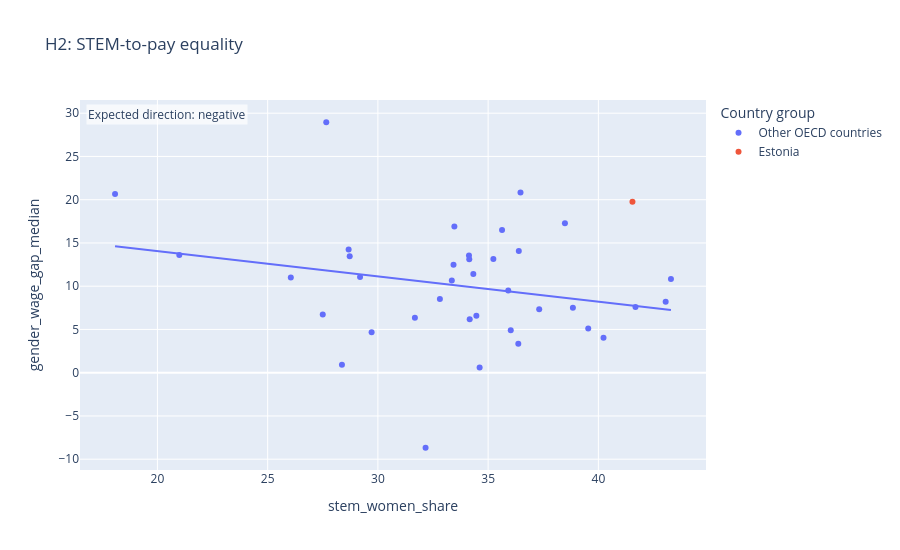

This figure's notebook cell:
### Markdown cell above
### H2 — STEM-to-pay equality

### Code cell
h2 = hypothesis_plan[hypothesis_plan["hypothesis_id"] == "H2"].iloc[0]

plot_hypothesis_scatter(df_main, h2)
show_hypothesis_result(hypothesis_test_results_rounded, "H2")

### Figure 1 — Plotly figure (JSON) as saved in the notebook; plotly's stock layout.template omitted (floating-point values rounded to 4 significant figures)
{"data": [{"hovertemplate": "<b>%{hovertext}</b><br><br>Country group=Other OECD countries<br>stem_women_share=%{x}<br>gender_wage_gap_median=%{y}<extra></extra>", "hovertext": ["AUS", "AUT", "BEL", "CAN", "CHE", "CHL", "COL", "CRI", "CZE", "DEU", "DNK", "ESP", "FIN", "FRA", "GBR", "GRC", "HUN", "IRL", "ISL", "ISR", "ITA", "JPN", "KOR", "LTU", "LUX", "LVA", "MEX", "NLD", "NOR", "NZL", "POL", "PRT", "SVK", "SVN", "SWE", "TUR", "USA"], "legendgroup": "Other OECD countries", "marker": {"color": "#636efa", "symbol": "circle"}, "mode": "markers", "name": "Other OECD countries", "orientation": "v", "showlegend": true, "type": "scatter", "x": [33.35, 29.19, 28.37, 35.63, 26.05, 20.99, 34.61, 37.32, 34.13, 28.72, 36.37, 27.5, 34.14, 34.47, 35.24, 41.68, 28.67, 36.39, 43.29, 36.47, 39.54, 18.08, 27.66, 31.68, 32.16, 33.47, 34.33, 34.16, 29.71, 43.05, 40.23, 35.91, 33.43, 32.81, 38.84, 36.03, 38.48], "xaxis": "x", "y": [10.67, 11.06, 0.9069, 16.5, 11.01, 13.59, 0.5882, 7.327, 13.55, 13.47, 3.335, 6.74, 13.1, 6.579, 13.14, 7.59, 14.24, 14.08, 10.82, 20.85, 5.109, 20.65, 28.95, 6.342, -8.677, 16.89, 11.41, 6.168, 4.689, 8.212, 4.039, 9.511, 12.47, 8.533, 7.513, 4.921, 17.29], "yaxis": "y"}, {"hovertemplate": "<b>OLS trendline</b><br>gender_wage_gap_median = -0.292711 * stem_women_share + 19.9128<br>R<sup>2</sup>=0.058438<br><br>Country group=Other OECD countries<br>stem_women_share=%{x}<br>gender_wage_gap_median=%{y} <b>(trend)</b><extra></extra>", "legendgroup": "Other OECD countries", "marker": {"color": "#636efa", "symbol": "circle"}, "mode": "lines", "name": "Other OECD countries", "showlegend": false, "type": "scatter", "x": [18.08, 20.99, 26.05, 27.5, 27.66, 28.37, 28.67, 28.72, 29.19, 29.71, 31.68, 32.16, 32.81, 33.35, 33.43, 33.47, 34.13, 34.14, 34.16, 34.33, 34.47, 34.61, 35.24, 35.63, 35.91, 36.03, 36.37, 36.39, 36.47, 37.32, 38.48, 38.84, 39.54, 40.23, 41.68, 43.05, 43.29], "xaxis": "x", "y": [14.62, 13.77, 12.29, 11.86, 11.82, 11.61, 11.52, 11.51, 11.37, 11.22, 10.64, 10.5, 10.31, 10.15, 10.13, 10.12, 9.922, 9.919, 9.913, 9.864, 9.824, 9.781, 9.599, 9.483, 9.401, 9.368, 9.267, 9.261, 9.238, 8.99, 8.648, 8.543, 8.339, 8.136, 7.712, 7.311, 7.241], "yaxis": "y"}, {"hovertemplate": "<b>%{hovertext}</b><br><br>Country group=Estonia<br>stem_women_share=%{x}<br>gender_wage_gap_median=%{y}<extra></extra>", "hovertext": ["EST"], "legendgroup": "Estonia", "marker": {"color": "#EF553B", "symbol": "circle"}, "mode": "markers", "name": "Estonia", "orientation": "v", "showlegend": true, "type": "scatter", "x": [41.55], "xaxis": "x", "y": [19.77], "yaxis": "y"}, {"hovertemplate": "Country group=Estonia<extra></extra>", "legendgroup": "Estonia", "marker": {"color": "#EF553B", "symbol": "circle"}, "mode": "lines", "name": "Estonia", "showlegend": false, "type": "scatter", "xaxis": "x", "yaxis": "y"}], "layout": {"annotations": [{"align": "left", "bgcolor": "rgba(255,255,255,0.7)", "showarrow": false, "text": "Expected direction: negative", "x": 0.01, "xref": "paper", "y": 0.99, "yref": "paper"}], "height": 550, "legend": {"title": {"text": "Country group"}, "tracegroupgap": 0}, "title": {"text": "H2: STEM-to-pay equality"}, "xaxis": {"anchor": "y", "domain": [0.0, 1.0], "title": {"text": "stem_women_share"}}, "yaxis": {"anchor": "x", "domain": [0.0, 1.0], "title": {"text": "gender_wage_gap_median"}}}}
